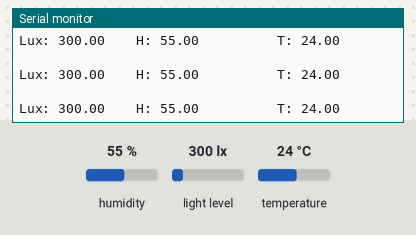
Bench run of a sketch on a simulated Arduino Uno, built for the host (arithmetic inside an expression is 32-bit, double 64-bit). Shown: the last lines printed to the serial monitor. The test bench sets the inputs (shaded band); at power-on: humidity 55 %, light level 300 lx, temperature 24 °C.

Above: at 1.2 s.
1.3 s: humidity set to 22 %
At 1.95 s:
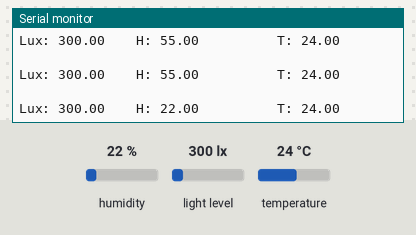
7.3 s: light level set to 40 lx
At 7.47 s:
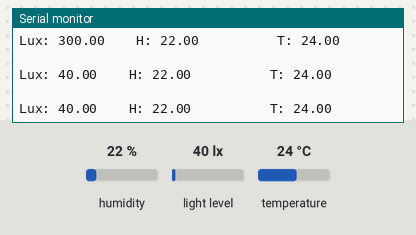
13.3 s: temperature set to 12 °C
At 14.2 s:
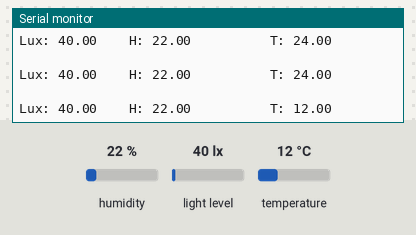
19.3 s: light level set to 500 lx
At 19.42 s:
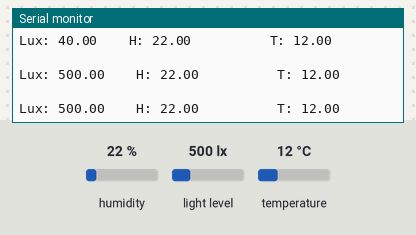
25.3 s: humidity set to 40 %
At 26.45 s:
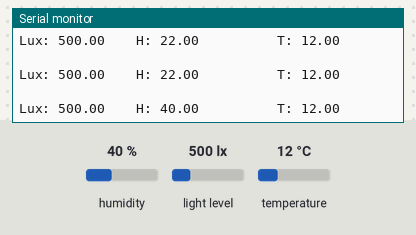
Timing chart, 0 to 28.3 s (numbered marks = the images above; inputs shaded):
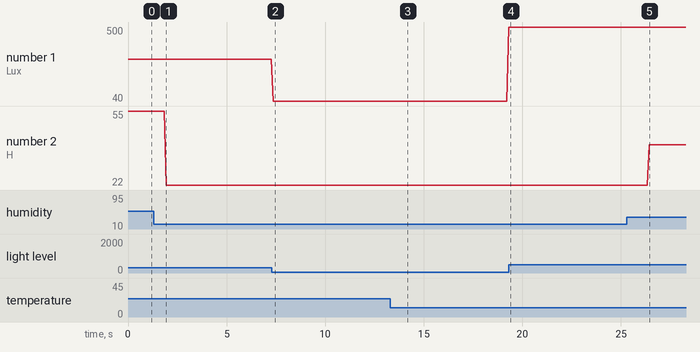

The sketch:

Script.ino
```cpp
/*
 Created by: Luan Rockenbach da Silva
 30/11/2023
 @ CTISM - UFSM
*/

/*

 Ler pluviômetro - chave de contato DONE
 Ler anemômetro - read switch
 Direção do vento - encouder
 Temperatura e Humidade - DHT 22 DONE
 Luminosidade - GY-302 DONE
 Display
 Cloud
 Cartão de memória
 Configurações via bluetooth
 aplicativo móvel
*/

#include "DHT.h"
#include "Wire.h"
#include "BH1750.h"

#define water 2

#define DHTPIN 4
#define DHTTYPE DHT11

BH1750 lightMeter;
DHT dht(DHTPIN, DHTTYPE);


int rain;
float waterBounce =0, humidity, temperature, heat, lux=0;

void raining(){
  if(digitalRead(water) == HIGH && (millis() - waterBounce) >= 100){
    waterBounce = millis();
    rain += 10;
  }
}

void dhtRead(){

  humidity = dht.readHumidity();
  // Read temperature as Celsius (the default)
  temperature = dht.readTemperature();
  // Compute heat index in Celsius (isFahreheit = false)
  heat = dht.computeHeatIndex(temperature, humidity, false);

}

float light(){
  if(lightMeter.measurementReady()){
    lux = lightMeter.readLightLevel();
  }
  return lux;
}


void setup() {
  // put your setup code here, to run once:
  Serial.begin(115200);
  Wire1.begin(21,22);
  lightMeter.begin(BH1750::CONTINUOUS_HIGH_RES_MODE, 0x23, &Wire1);
  dht.begin();

}

void loop() {
  // put your main code here, to run repeatedly:
  dhtRead();
  Serial.print("H: ");
  Serial.print(humidity);
  Serial.print("          T: ");
  Serial.println(temperature);

  Serial.println("  ");
  Serial.print("Lux: ");
  Serial.print(light());
  Serial.print("    ");

  delay(100);
}
```

Measured:
- after the input at 1.3 s, the serial monitor: prints a new line after 0.64 s (image 1)
- after the input at 7.3 s, the serial monitor: prints a new line after 0.06 s (image 2)
- after the input at 13.3 s, the serial monitor: prints a new line after 0.89 s (image 3)
- after the input at 19.3 s, the serial monitor: prints a new line at once (image 4)
- after the input at 25.3 s, the serial monitor: prints a new line after 1.1 s (image 5)
- plotted number 1: 300 → 40 after the input at 7.3 s, 40 → 500 after the input at 19.3 s
- plotted number 2: 55 → 22 after the input at 1.3 s, 22 → 40 after the input at 25.3 s
